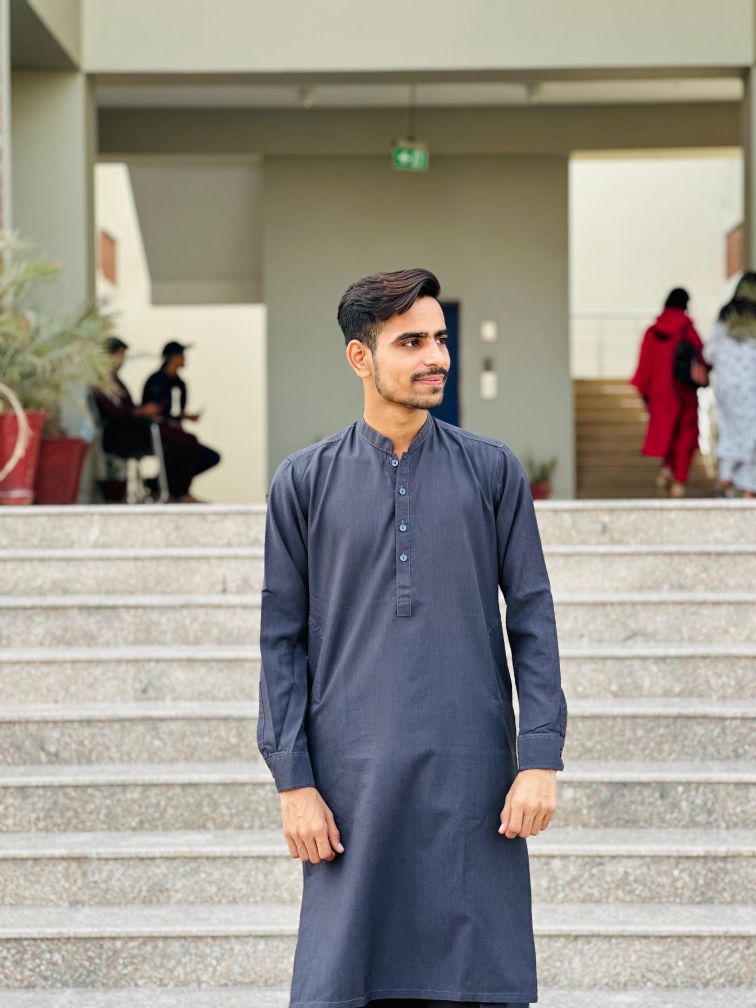
#> input picture dataset/ME/IMG-20251106-WA0016.jpg, 3024 x 4032 px (shown at 1/4 size)
$ python -i face_detector.py   (imports and definitions only)
#> lines starting #> are read from the running program, lines starting #| are printed output that depends on the picture
#> further down, picture is the input picture: shape (4032, 3024, 3); mean B, G, R 140.6, 148.8, 153.2
"""
Face detection using OpenCV Haar Cascade classifier.
Detects the largest face in an image and returns a cropped, resized region.
"""
import cv2
import numpy as np
from pathlib import Path

import config


class FaceDetector:
    """Detects faces in images using OpenCV's pre-trained Haar cascade."""

    def __init__(self):
        cascade_path = cv2.data.haarcascades + "haarcascade_frontalface_default.xml"
        self.cascade = cv2.CascadeClassifier(cascade_path)
        if self.cascade.empty():
            raise RuntimeError("Failed to load Haar cascade for face detection.")

    def detect_largest_face(self, image: np.ndarray) -> tuple[np.ndarray | None, tuple | None]:
        """
        Find the largest face in the image.

        Returns:
            (cropped_face, bbox) or (None, None) if no face detected.
            bbox is (x, y, w, h).
        """
        if image is None or image.size == 0:
            return None, None

        gray = cv2.cvtColor(image, cv2.COLOR_BGR2GRAY) if len(image.shape) == 3 else image
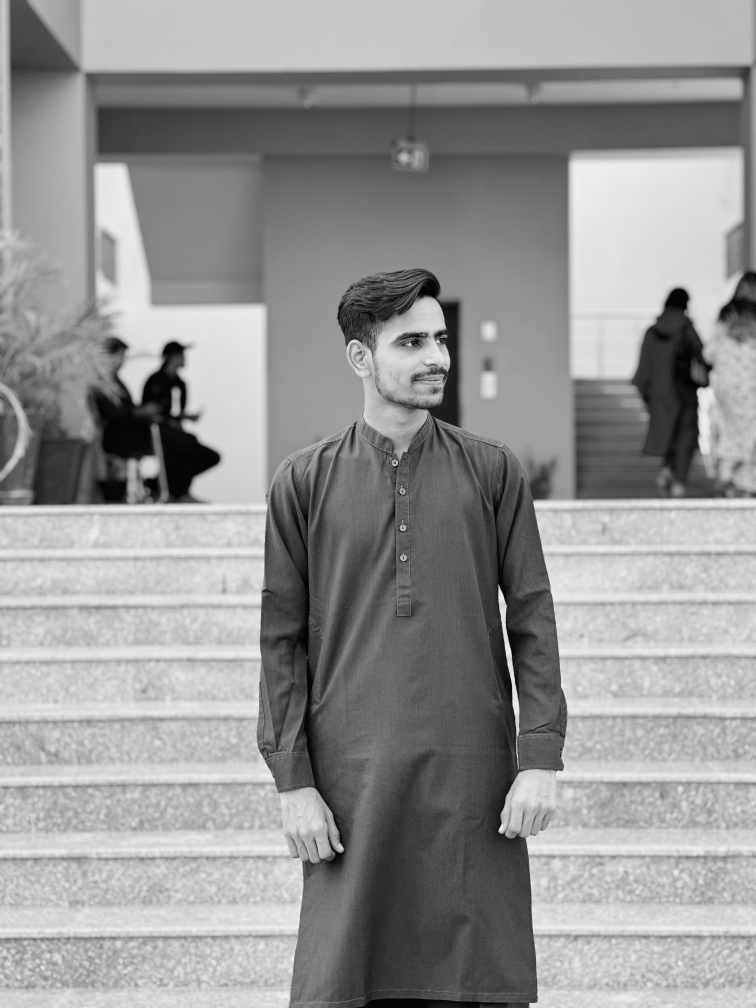
#> gray: shape (4032, 3024) (shown at 1/4 size); min 0, max 252, mean 149.2
        faces = self.cascade.detectMultiScale(
            gray,
            scaleFactor=1.1,
            minNeighbors=5,
            minSize=(30, 30),
            flags=cv2.CASCADE_SCALE_IMAGE,
        )
#> faces = [[1240, 3261, 56, 56], [494, 3757, 96, 96], [1505, 1221, 389, 389], [1525, 1514, 338, 338]]

        if len(faces) == 0:
            return None, None

        # Select largest face by area
        x, y, w, h = max(faces, key=lambda f: f[2] * f[3])
#> x = 1505; y = 1221; w = 389; h = 389
        face = image[y : y + h, x : x + w]
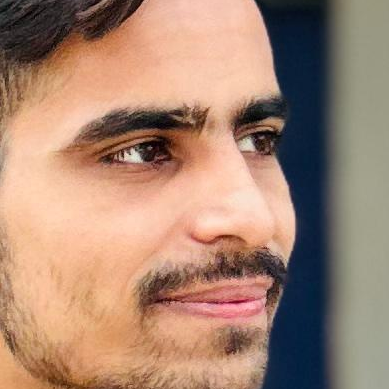
#> face: shape (389, 389, 3); mean B, G, R 114.8, 134.1, 167.4
        face_resized = cv2.resize(face, config.FACE_SIZE)
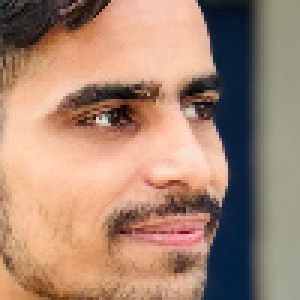
#> face_resized: shape (100, 100, 3) (shown 3 times larger); mean B, G, R 114.6, 133.9, 167.2
        return face_resized, (int(x), int(y), int(w), int(h))

    def draw_bbox(self, image: np.ndarray, bbox: tuple) -> np.ndarray:
        """Draw bounding box on image for visualization."""
        if bbox is None:
            return image
        x, y, w, h = bbox
        out = image.copy()
        cv2.rectangle(out, (x, y), (x + w, y + h), (0, 255, 0), 2)
        return out

>>> import cv2
>>> picture = cv2.imread('../../dataset/ME/IMG-20251106-WA0016.jpg')
>>> result = FaceDetector().detect_largest_face(picture)

$ run again, on dataset/ME/IMG-20251106-WA0017.jpg
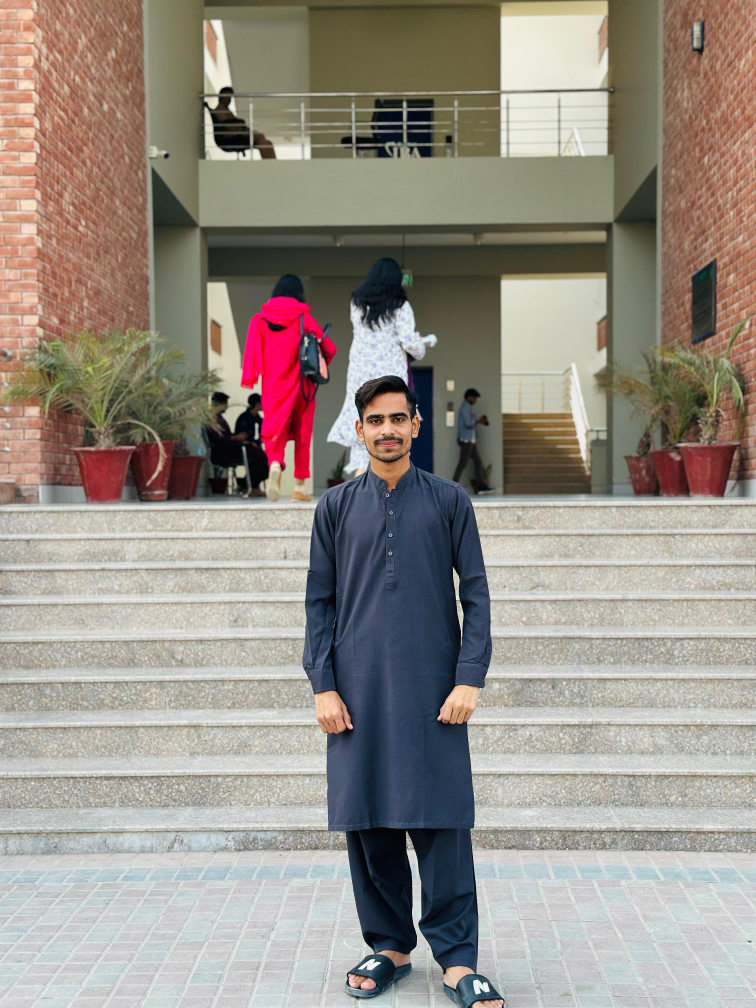
#> input picture dataset/ME/IMG-20251106-WA0017.jpg, 3024 x 4032 px (shown at 1/4 size)
#> picture is the input picture: shape (4032, 3024, 3); mean B, G, R 134.8, 143.1, 151
#> in detect_largest_face, `gray = cv2.cvtColor(image, cv2.COLOR_BGR2GRAY) if len(image.shape) == ..`:
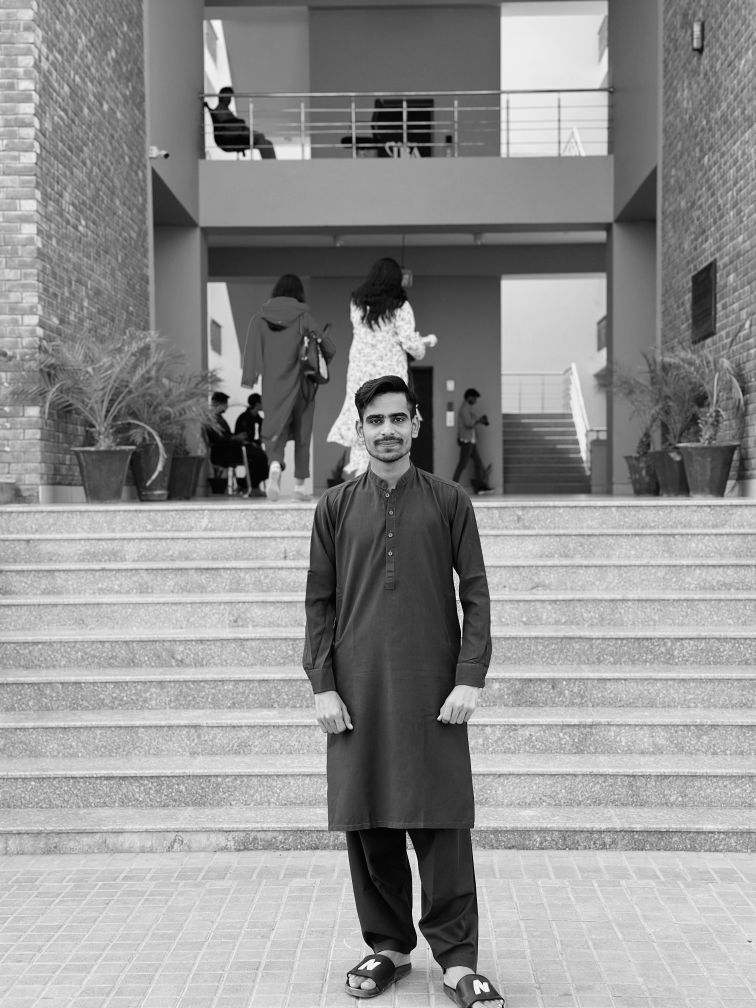
#> gray: shape (4032, 3024) (shown at 1/4 size); min 0, max 255, mean 144.6
#> faces = [[1966, 2040, 35, 35], [2960, 1772, 56, 56], [1409, 1565, 291, 291]]
#> x = 1409; y = 1565; w = 291
#> in detect_largest_face, `face_resized = cv2.resize(face, config.FACE_SIZE)`:
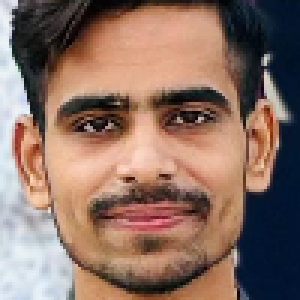
#> face_resized: shape (100, 100, 3) (shown 3 times larger); mean B, G, R 100.2, 112, 139.7

$ run again, on dataset/ME/IMG-20251106-WA0018.jpg
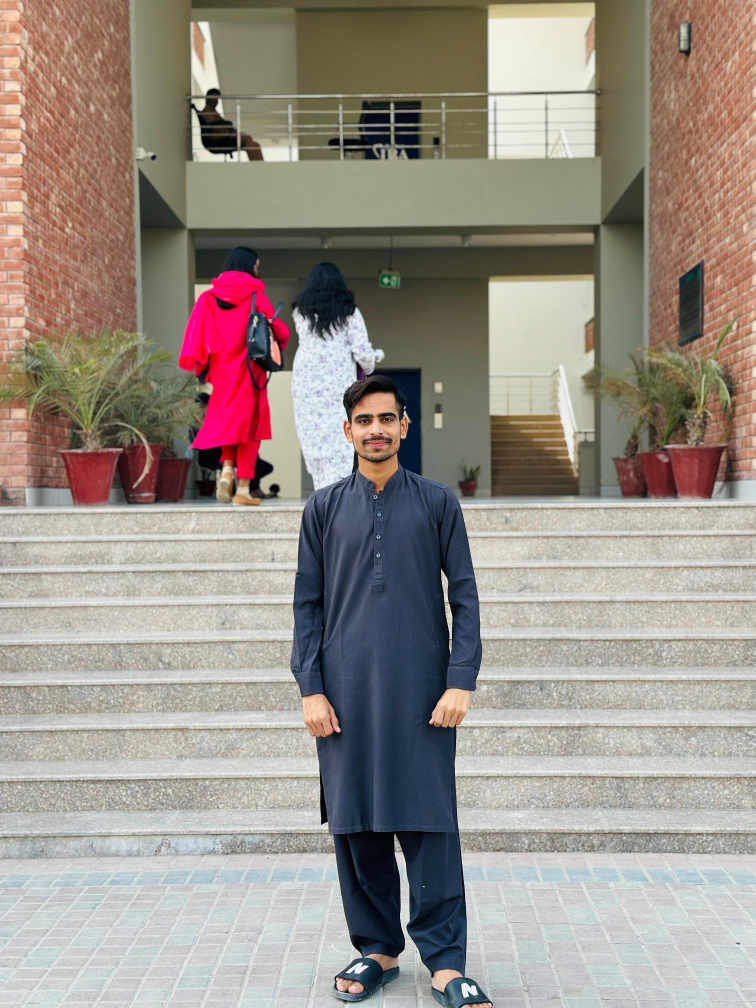
#> input picture dataset/ME/IMG-20251106-WA0018.jpg, 3024 x 4032 px (shown at 1/4 size)
#> picture is the input picture: shape (4032, 3024, 3); mean B, G, R 136.2, 144.4, 153.4
#> in detect_largest_face, `gray = cv2.cvtColor(image, cv2.COLOR_BGR2GRAY) if len(image.shape) == ..`:
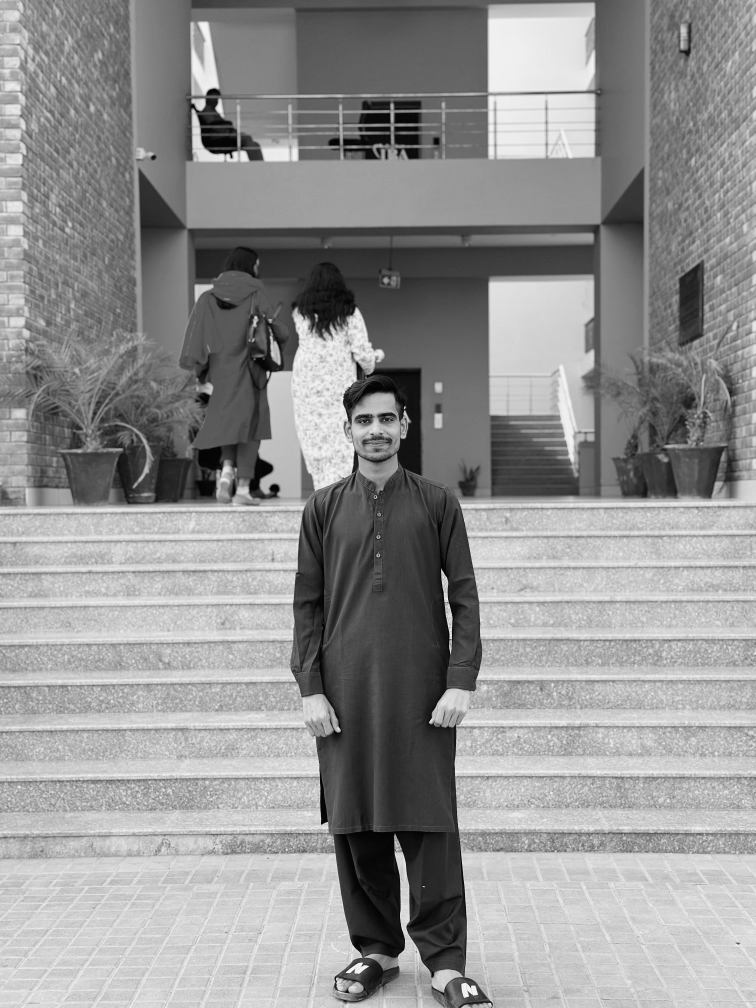
#> gray: shape (4032, 3024) (shown at 1/4 size); min 0, max 255, mean 146.2
#> faces = [[1556, 1104, 48, 48], [1483, 2269, 71, 71], [273, 2934, 73, 73], [2583, 434, 100, 100], [1359, 1562, 299, 299]]
#> x = 1359; y = 1562; w = 299
#> in detect_largest_face, `face_resized = cv2.resize(face, config.FACE_SIZE)`:
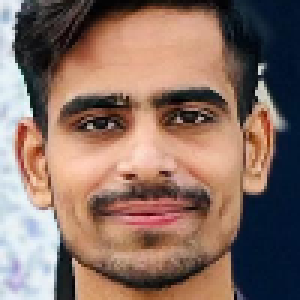
#> face_resized: shape (100, 100, 3) (shown 3 times larger); mean B, G, R 100.5, 111.1, 137.2

$ run again, on dataset/ME/IMG-20251106-WA0021.jpg
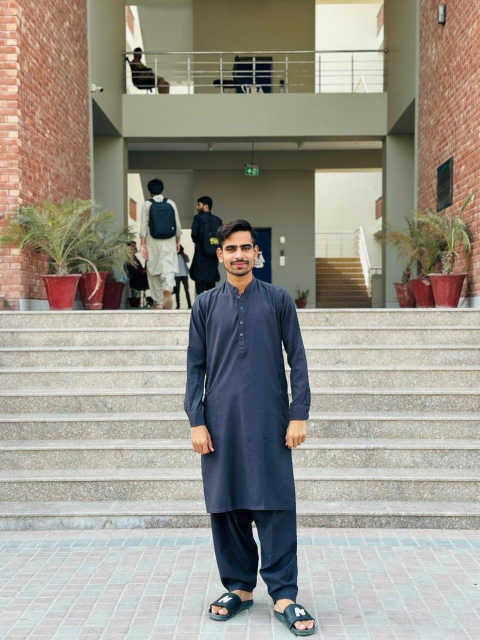
#> input picture dataset/ME/IMG-20251106-WA0021.jpg, 960 x 1280 px (shown at 1/2 size)
#> picture is the input picture: shape (1280, 960, 3); mean B, G, R 139.4, 149.5, 153.8
#> in detect_largest_face, `gray = cv2.cvtColor(image, cv2.COLOR_BGR2GRAY) if len(image.shape) == ..`:
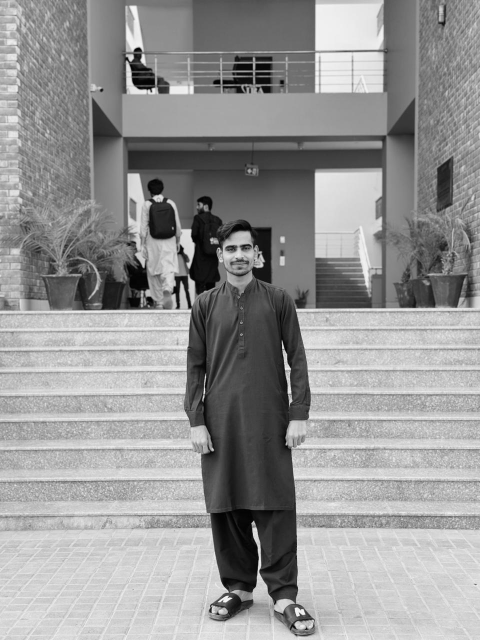
#> gray: shape (1280, 960) (shown at 1/2 size); min 0, max 254, mean 149.6
#> faces = [[430, 460, 97, 97]]
#> x = 430; y = 460; w = 97
#> in detect_largest_face, `face_resized = cv2.resize(face, config.FACE_SIZE)`:
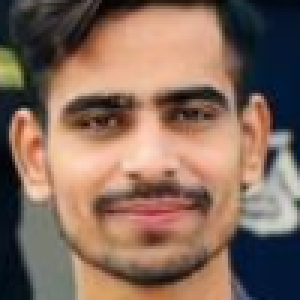
#> face_resized: shape (100, 100, 3) (shown 3 times larger); mean B, G, R 92.5, 107, 133.8
